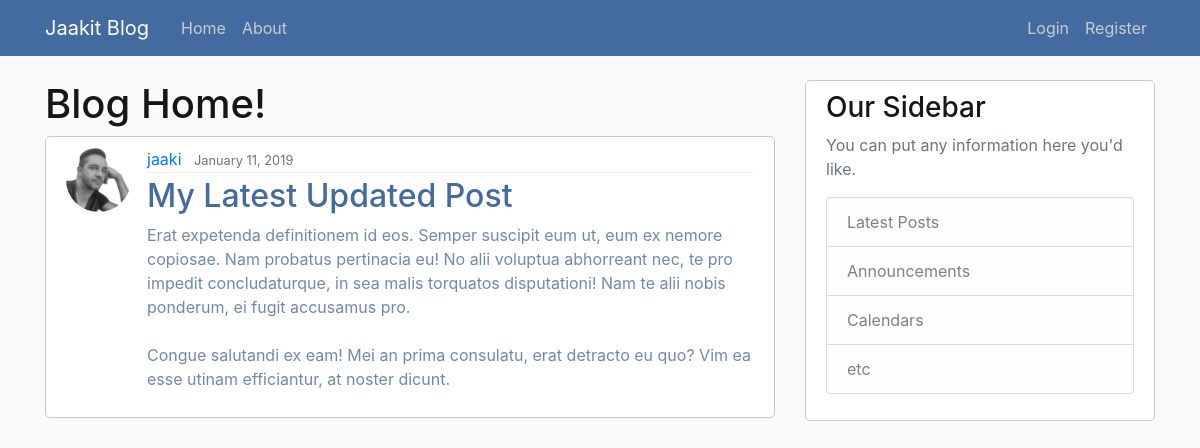
The page /post/30/ on the database its author committed.
### blog/models.py (models this page shows, shortened)
class Post(models.Model):
    title = models.CharField(max_length=100)
    content = models.TextField()
    date_posted = models.DateTimeField(default=timezone.now)
    author = models.ForeignKey(User, on_delete=models.CASCADE)

### users/models.py (models this page shows, shortened)
class Profile(models.Model):
    user = models.OneToOneField(User, on_delete=models.CASCADE)
    image = models.ImageField(default='default.png', upload_to='profile_pics')

### blog/views.py (the view)
# urls.py: path('post/<int:pk>/', PostDetailView.as_view(), name="post-detail"),
class PostDetailView(DetailView):
    model = Post

### blog/templates/blog/post_detail.html (shortened to what this page needs)
{% extends 'blog/base.html' %}
{% block content %}
<h1>Blog Home!</h1>
<article class="media content-section">
<img class="rounded-circle article-img" src="{{ object.author.profile.image.url }}">
<div class="media-body">
    <div class="article-metadata">
        <a class="mr-2" href="{% url 'user-posts' object.author.username %}">{{ object.author }}</a>
        <small class="text-muted">{{ object.date_posted|date:"F d, Y" }}</small>
    </div>
    <h2 class="article-title">{{ object.title }}</h2>
    <p class="article-content">{{ object.content }}</p>
</div>
</article>
{% endblock content %}

### blog/static/blog/main.css (style rules this page uses)
body { background: #fafafa; color: rgb(113, 137, 168); margin-top: 5rem; }
h1, h2, h3, h4, h5, h6 { color: #16151A; }
.content-section { background: rgb(255, 255, 255); padding: 10px 20px; border: 1px solid rgb(202, 202, 202); border-radius: 5px; margin-bottom: 20px; }
.article-title { color: #436BA0; }
.article-content { white-space: pre-line; }
.article-img { height: 65px; width: 65px; margin-right: 16px; }
.article-metadata { padding-bottom: 1px; margin-bottom: 4px; border-bottom: 1px solid #F5F2F2 }

### rows shown on the page
Post: author.profile.image (picture), author "jaaki", date_posted "January 11, 2019", title "My Latest Updated Post", content "Erat expetenda definitionem id eos. Semper suscipit eum ut, eum ex nemore copiosae. Nam probatus pertinacia eu! No alii voluptua abhorreant nec, te pro impedit concludaturque, in sea malis torquatos disputationi! Nam te alii nobis ponderum, ei fugit accusamus pro. Congue salutandi ex eam! Mei an prima consulatu, erat detracto eu quo? Vim ea esse utinam efficiantur, at noster dicunt."
